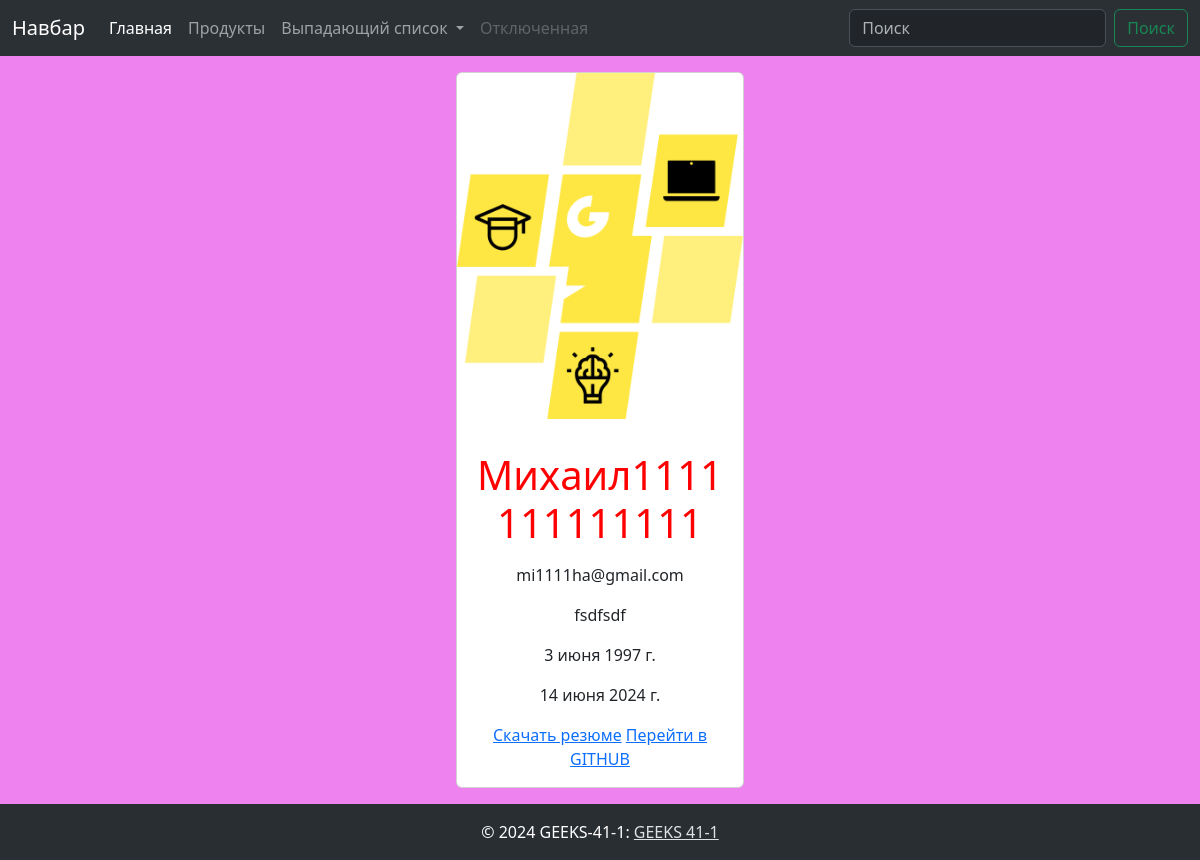
Page /employees/12/ on the committed database.
### news_blog/models.py (models this page shows, shortened)
class Employees(models.Model):
    PROGRAMMER_CHOICES = (
        ("FULLSTACK", "FULLSTACK"),
        ("BACKEND DEVELOPER", "BACKEND DEVELOPER"),
        ("FRONT DEVELOPER", "FRONT DEVELOPER"),
        ("UX-UI", "UX-UI"),
        ("SYSTEM DEVELOPER", "SYSTEM DEVELOPER"),
    )
    name = models.CharField(max_length=100, verbose_name="Напишите имя сотрудника")
    email = models.EmailField(verbose_name="Укажите вашу почту", default="@gmail.com")
    image = models.ImageField(
        upload_to="programming_blog/", verbose_name="Загрузите фото"
    )
    about_emp = models.TextField(verbose_name="Опишите сотрудника")
    date_of_birth = models.DateField(verbose_name="Укажите дату рождения")
    programmer_choices = models.CharField(
        max_length=100,
        verbose_name="Выберите категорию программиста",
        choices=PROGRAMMER_CHOICES,
    )
    rezume = models.FileField(upload_to="rezume/", verbose_name="Загрузите резюме")
    github = models.URLField(verbose_name="Вставьте ссылку на ваш GITHUB")
    created_at = models.DateField(auto_now_add=True)
    class Meta:
        verbose_name = "сотрудника"
        verbose_name_plural = "сотрудники"

### news_blog/views.py (the view)
# urls.py: path("employees/<int:id>/", views.EmployeesDetailView.as_view()),
class EmployeesDetailView(generic.DetailView):
    template_name = "blog/employees_detail.html"
    context_object_name = "emp_id"
    def get_object(self, **kwargs):
        emp_id = self.kwargs.get("id")
        return get_object_or_404(Employees, id=emp_id)

### templates/blog/employees_detail.html (shortened to what this page needs)
{% load static %}
{% include "../header.html" %}
<link rel="stylesheet" href="{% static 'css/emp_list.css' %}  ">
<center>
<div class="card" style="width: 18rem;">
  <img src="{{ emp_id.image.url }}" class="card-img-top" alt="...">
  <div class="card-body">
    <p class="card-text"><h1 class="name_detail">{{ emp_id.name }}</h1></p>
    <p class="card-text">{{ emp_id.email }}</p>
    <p class="card-text">{{ emp_id.about_emp }}</p>
    <p class="card-text">{{ emp_id.date_of_birth }}</p>
    <p class="card-text">{{ emp_id.created_at }}</p>
      <a href="{{ emp_id.rezume.url }}" download>Скачать резюме</a>
      <a href="{{ emp_id.github }}">Перейти в GITHUB</a>
  </div>
</div>
</center>
{% include "../footer.html" %}

### static/css/emp_list.css (style rules this page uses)
body { background-color: violet; }
.name_detail { color: red; }

### rows in the picture
Employees: image (picture), name "Михаил1111111111111", email "mi1111ha@gmail.com", about_emp "fsdfsdf", date_of_birth "3 июня 1997 г.", created_at "14 июня 2024 г."
